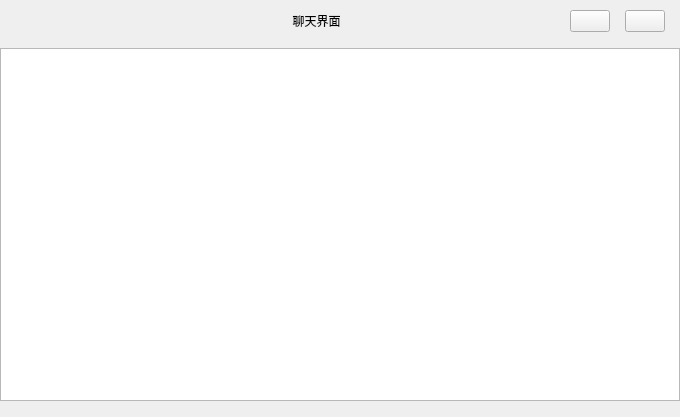
<?xml version="1.0" encoding="UTF-8"?>
<ui version="4.0">
 <class>ChatViewWidget</class>
 <widget class="QWidget" name="ChatViewWidget">
  <property name="geometry">
   <rect>
    <x>0</x>
    <y>0</y>
    <width>680</width>
    <height>417</height>
   </rect>
  </property>
  <property name="windowTitle">
   <string>Form</string>
  </property>
  <layout class="QVBoxLayout" name="verticalLayout">
   <property name="leftMargin">
    <number>0</number>
   </property>
   <property name="topMargin">
    <number>0</number>
   </property>
   <property name="rightMargin">
    <number>0</number>
   </property>
   <property name="bottomMargin">
    <number>0</number>
   </property>
   <item>
    <layout class="QGridLayout" name="titleGridLayout">
     <property name="leftMargin">
      <number>78</number>
     </property>
     <property name="topMargin">
      <number>10</number>
     </property>
     <property name="rightMargin">
      <number>15</number>
     </property>
     <property name="bottomMargin">
      <number>10</number>
     </property>
     <property name="horizontalSpacing">
      <number>15</number>
     </property>
     <item row="0" column="2">
      <widget class="QPushButton" name="btnInfo">
       <property name="sizePolicy">
        <sizepolicy hsizetype="Fixed" vsizetype="Fixed">
         <horstretch>0</horstretch>
         <verstretch>0</verstretch>
        </sizepolicy>
       </property>
       <property name="text">
        <string/>
       </property>
      </widget>
     </item>
     <item row="0" column="0">
      <widget class="QLabel" name="lbTitle">
       <property name="text">
        <string>聊天界面</string>
       </property>
       <property name="alignment">
        <set>Qt::AlignCenter</set>
       </property>
      </widget>
     </item>
     <item row="0" column="1">
      <widget class="QPushButton" name="btnMenu">
       <property name="sizePolicy">
        <sizepolicy hsizetype="Fixed" vsizetype="Fixed">
         <horstretch>0</horstretch>
         <verstretch>0</verstretch>
        </sizepolicy>
       </property>
       <property name="text">
        <string/>
       </property>
      </widget>
     </item>
    </layout>
   </item>
   <item>
    <widget class="QListView" name="chatView">
     <property name="autoScrollMargin">
      <number>10</number>
     </property>
     <property name="editTriggers">
      <set>QAbstractItemView::NoEditTriggers</set>
     </property>
     <property name="selectionMode">
      <enum>QAbstractItemView::NoSelection</enum>
     </property>
     <property name="verticalScrollMode">
      <enum>QAbstractItemView::ScrollPerPixel</enum>
     </property>
     <property name="horizontalScrollMode">
      <enum>QAbstractItemView::ScrollPerPixel</enum>
     </property>
     <property name="resizeMode">
      <enum>QListView::Adjust</enum>
     </property>
     <property name="spacing">
      <number>10</number>
     </property>
    </widget>
   </item>
   <item>
    <widget class="ChatInputBox" name="chatInputer" native="true">
     <property name="sizePolicy">
      <sizepolicy hsizetype="Preferred" vsizetype="Preferred">
       <horstretch>0</horstretch>
       <verstretch>0</verstretch>
      </sizepolicy>
     </property>
     <property name="minimumSize">
      <size>
       <width>0</width>
       <height>10</height>
      </size>
     </property>
    </widget>
   </item>
  </layout>
 </widget>
 <customwidgets>
  <customwidget>
   <class>ChatInputBox</class>
   <extends>QWidget</extends>
   <header location="global">UI/ChatInputBox.h</header>
   <container>1</container>
  </customwidget>
 </customwidgets>
 <resources/>
 <connections/>
</ui>
